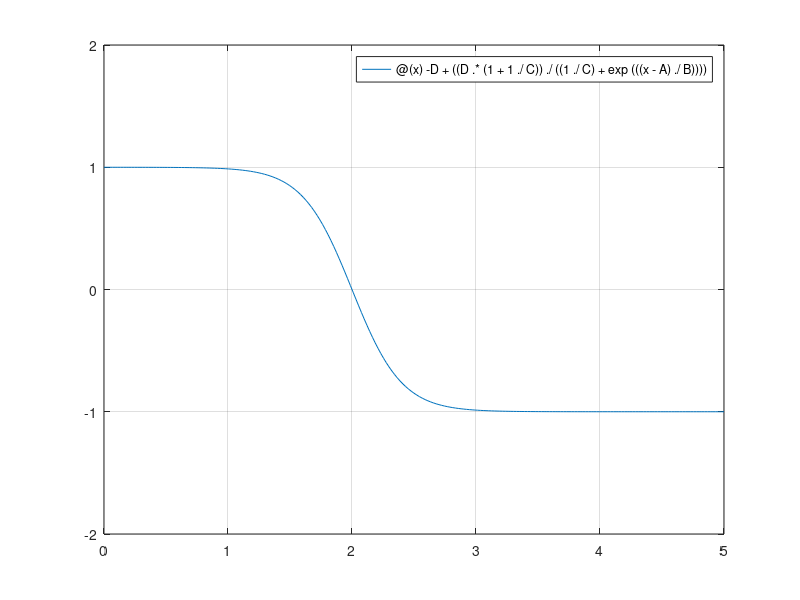

MATLAB code to generate this figure:
A = 2;
B = 0.2;
C = 1;
D = 1;

fnc = @(x) -D+((D.*(1+1./C))./((1./C)+exp(((x-A)./B))));

fplot(fnc, [0 5]);
ylim([-2 2]);
grid on
